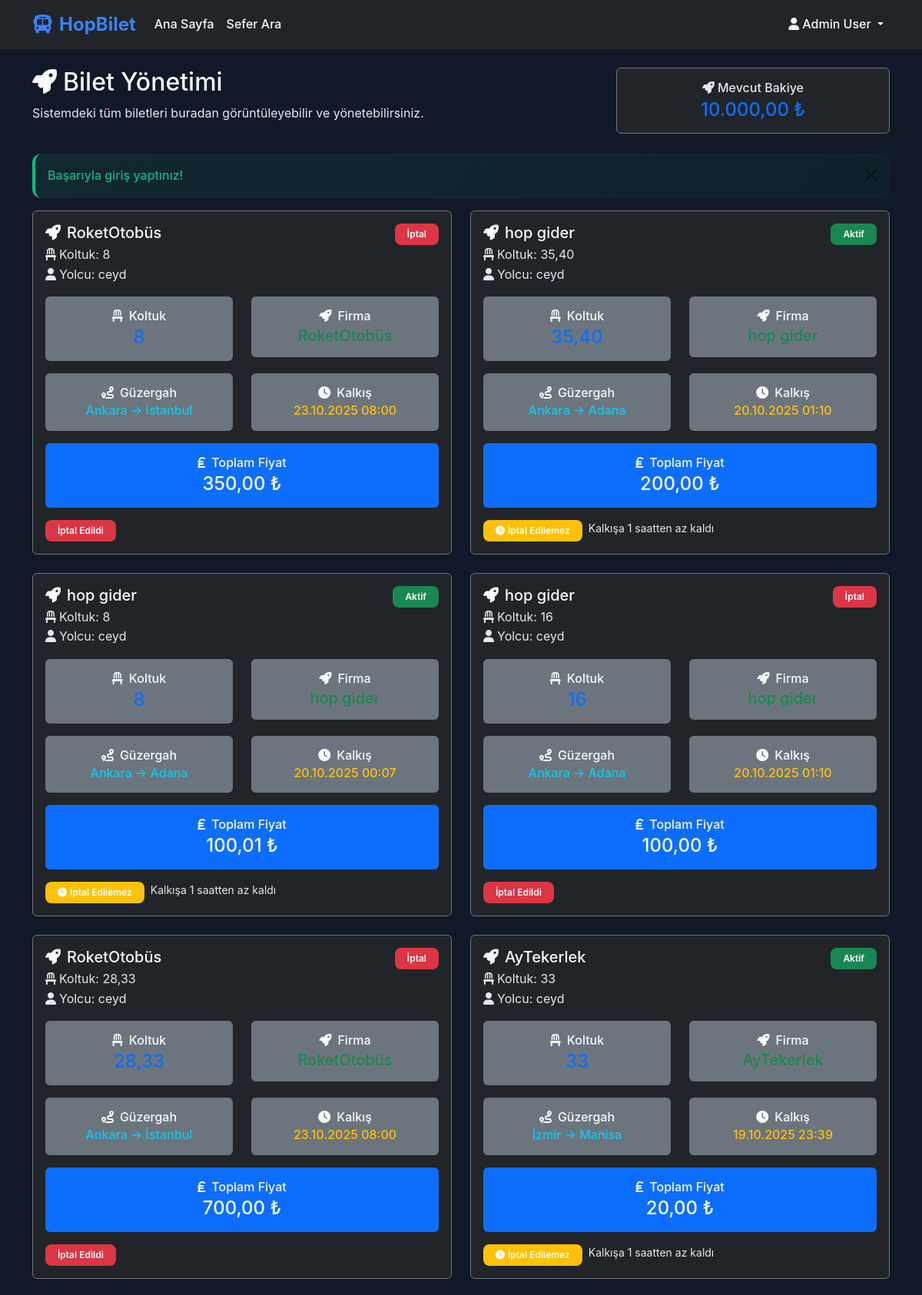
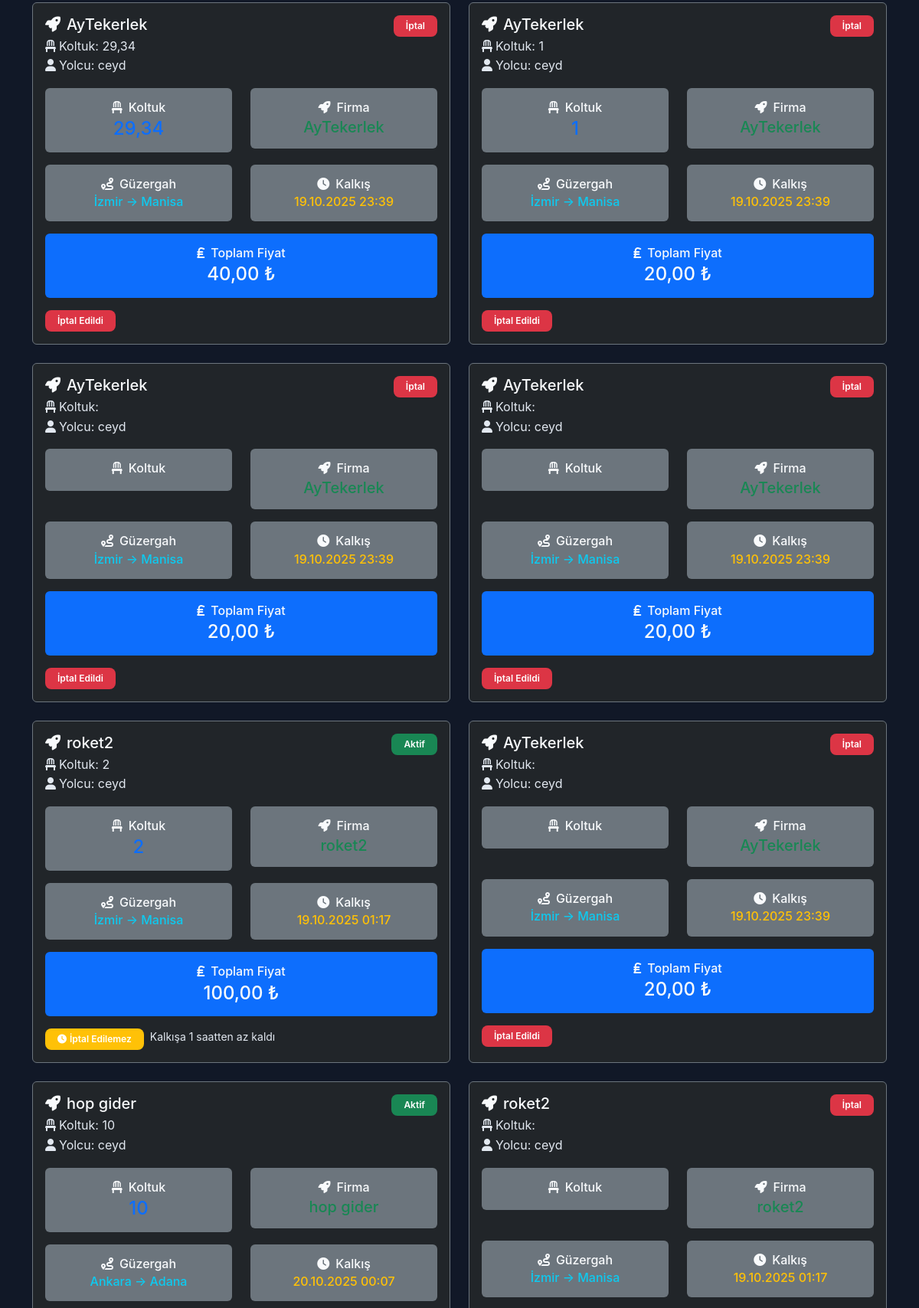
/tickets.php (signed in, upper part), run on the app's committed database (2 pictures, top to bottom).
### tables this page shows
CREATE TABLE tickets (
            id INTEGER PRIMARY KEY AUTOINCREMENT,
            trip_id INTEGER NOT NULL,
            user_id INTEGER NOT NULL,
            status TEXT DEFAULT 'active' CHECK(status IN ('active', 'cancelled', 'expired')),
            total_price DECIMAL(10,2) NOT NULL,
            created_at DATETIME DEFAULT CURRENT_TIMESTAMP,
            FOREIGN KEY (trip_id) REFERENCES trips(id),
            FOREIGN KEY (user_id) REFERENCES users(id)
        );

### tickets.php (the view, shortened to what this page needs)
<?php
require_once 'config/database.php';
require_once 'includes/functions.php';
if ($_SESSION['role'] === 'user') {
    $stmt = $pdo->prepare("
        SELECT t.*, tr.departure_city, tr.destination_city, tr.departure_time, tr.arrival_time,
               bc.name as company_name, GROUP_CONCAT(bs.seat_number) as seat_numbers,
               u.full_name as passenger_name, u.email as passenger_email
        FROM tickets t
        JOIN trips tr ON t.trip_id = tr.id
        JOIN bus_companies bc ON tr.company_id = bc.id
        LEFT JOIN booked_seats bs ON t.id = bs.ticket_id
        JOIN users u ON t.user_id = u.id
        WHERE t.user_id = ?
        GROUP BY t.id
        ORDER BY t.created_at DESC
    ");
    $stmt->execute([$_SESSION['user_id']]);
} else {
    $stmt = $pdo->prepare("
        SELECT t.*, tr.departure_city, tr.destination_city, tr.departure_time, tr.arrival_time,
               bc.name as company_name, GROUP_CONCAT(bs.seat_number) as seat_numbers,
               u.full_name as passenger_name, u.email as passenger_email
        FROM tickets t
        JOIN trips tr ON t.trip_id = tr.id
        JOIN bus_companies bc ON tr.company_id = bc.id
        LEFT JOIN booked_seats bs ON t.id = bs.ticket_id
        JOIN users u ON t.user_id = u.id
        GROUP BY t.id
        ORDER BY t.created_at DESC
    ");
    $stmt->execute();
}
$tickets = $stmt->fetchAll();
?>
<!DOCTYPE html>
<html lang="tr">
<head>
    <link href="https://cdn.jsdelivr.net/npm/bootstrap@5.3.0/dist/css/bootstrap.min.css" rel="stylesheet">
    <link href="https://cdnjs.cloudflare.com/ajax/libs/font-awesome/6.0.0/css/all.min.css" rel="stylesheet">
    <link href="assets/css/style.css" rel="stylesheet">
</head>
<body class="dark-theme">
    <nav class="navbar navbar-expand-lg navbar-dark bg-dark">
        <div class="container">
            <a class="navbar-brand fw-bold" href="index.php">
                <i class="fas fa-bus me-2"></i>HopBilet
            </a>
            <div class="collapse navbar-collapse" id="navbarNav">
                <ul class="navbar-nav me-auto">
                    <li class="nav-item">
                        <a class="nav-link" href="index.php">Ana Sayfa</a>
                    </li>
                    <li class="nav-item">
                        <a class="nav-link" href="search.php">Sefer Ara</a>
                    </li>
                </ul>
                <ul class="navbar-nav">
                    <li class="nav-item dropdown">
                        <a class="nav-link dropdown-toggle" href="#" role="button" data-bs-toggle="dropdown">
                            <i class="fas fa-user me-1"></i><?php echo htmlspecialchars($_SESSION['full_name']); ?>
                        </a>
                    </li>
                </ul>
            </div>
        </div>
    </nav>
    <div class="container mt-4">
        <div class="row mb-4">
            <div class="col-md-8">
                <h2 class="text-white">
                    <i class="fas fa-rocket me-2"></i>Bilet Yönetimi
                </h2>
                <p class="text-muted">
                    <?php if ($_SESSION['role'] === 'user'): ?>
                        Tüm biletlerinizi buradan görüntüleyebilir ve yönetebilirsiniz.
                    <?php elseif ($_SESSION['role'] === 'company'): ?>
                        Firmamızın tüm biletlerini buradan görüntüleyebilir ve yönetebilirsiniz.
                    <?php else: ?>
                        Sistemdeki tüm biletleri buradan görüntüleyebilir ve yönetebilirsiniz.
                    <?php endif; ?>
                </p>
            </div>
            <div class="col-md-4">
                <div class="card bg-dark border-secondary">
                    <div class="card-body text-center">
                        <h6 class="text-muted mb-1">
                            <i class="fas fa-rocket me-1"></i>Mevcut Bakiye
                        </h6>
                        <h4 class="text-primary mb-0"><?php echo formatPrice($_SESSION['balance']); ?></h4>
                    </div>
                </div>
            </div>
        </div>
        <?php if (empty($tickets)): ?>
            <div class="card bg-dark border-secondary">
                <div class="card-body text-center py-5">
                    <i class="fas fa-rocket fa-3x text-muted mb-3"></i>
                    <h5 class="text-white">
                        <?php if ($_SESSION['role'] === 'user'): ?>
                            Henüz Biletiniz Yok
                        <?php elseif ($_SESSION['role'] === 'company'): ?>
                            Henüz Bilet Satışı Yok
                        <?php else: ?>
                            Henüz Bilet Kaydı Yok
                        <?php endif; ?>
                    </h5>
                    <p class="text-muted">
                        <?php if ($_SESSION['role'] === 'user'): ?>
                            İlk biletinizi almak için sefer arayabilirsiniz.
                        <?php elseif ($_SESSION['role'] === 'company'): ?>
                            Müşterileriniz bilet aldığında burada görünecektir.
                        <?php else: ?>
                            Sistem kullanılmaya başlandığında biletler burada görünecektir.
                        <?php endif; ?>
                    </p>
                    <a href="search.php" class="btn btn-primary">
                        <i class="fas fa-search me-2"></i>Sefer Ara
                    </a>
                </div>
            </div>
        <?php else: ?>
            <div class="row">
                <?php foreach ($tickets as $ticket): ?>
                    <div class="col-lg-6 mb-4">
                        <div class="card bg-dark border-secondary h-100">
                            <div class="card-body">
                                <div class="d-flex justify-content-between align-items-start mb-3">
                                    <div>
                                        <h5 class="text-white mb-1">
                                            <i class="fas fa-rocket me-2"></i><?php echo h($ticket['company_name']); ?>
                                        </h5>
                                        <p class="text-muted mb-0">
                                            <i class="fas fa-chair me-1"></i>Koltuk: <?php echo h($ticket['seat_numbers']); ?>
                                        </p>
                                        <?php if ($_SESSION['role'] !== 'user'): ?>
                                            <p class="text-muted mb-0">
                                                <i class="fas fa-user me-1"></i>Yolcu: <?php echo h($ticket['passenger_name']); ?>
                                            </p>
                                        <?php endif; ?>
                                    </div>
                                    <div class="text-end">
                                        <?php
                                        $status_class = '';
                                        $status_text = '';
                                        switch ($ticket['status']) {
                                            case 'active':
                                                $status_class = 'bg-success';
                                                $status_text = 'Aktif';
                                                break;
                                            case 'cancelled':
                                                $status_class = 'bg-danger';
                                                $status_text = 'İptal';
                                                break;
                                        }
                                        ?>
                                        <span class="badge <?php echo $status_class; ?>"><?php echo $status_text; ?></span>
                                    </div>
                                </div>
                                <div class="row mb-3">
                                    <div class="col-6">
                                        <div class="p-3 bg-secondary rounded text-center">
                                            <h6 class="text-white mb-1">
                                                <i class="fas fa-chair me-2"></i>Koltuk
                                            </h6>
                                            <h4 class="text-primary mb-0"><?php echo h($ticket['seat_numbers']); ?></h4>
                                        </div>
                                    </div>
                                    <div class="col-6">
                                        <div class="p-3 bg-secondary rounded text-center">
                                            <h6 class="text-white mb-1">
                                                <i class="fas fa-rocket me-2"></i>Firma
                                            </h6>
                                            <h5 class="text-success mb-0"><?php echo h($ticket['company_name']); ?></h5>
                                        </div>
                                    </div>
                                </div>
                                <div class="row mb-3">
                                    <div class="col-6">
                                        <div class="p-3 bg-secondary rounded text-center">
                                            <h6 class="text-white mb-1">
                                                <i class="fas fa-route me-2"></i>Güzergah
                                            </h6>
                                            <h6 class="text-info mb-0"><?php echo h($ticket['departure_city']); ?> → <?php echo h($ticket['destination_city']); ?></h6>
                                        </div>
                                    </div>
                                    <div class="col-6">
                                        <div class="p-3 bg-secondary rounded text-center">
                                            <h6 class="text-white mb-1">
                                                <i class="fas fa-clock me-2"></i>Kalkış
                                            </h6>
                                            <h6 class="text-warning mb-0"><?php echo formatDate($ticket['departure_time'], 'd.m.Y H:i'); ?></h6>
                                        </div>
                                    </div>
                                </div>
                                <div class="row mb-3">
                                    <div class="col-12">
                                        <div class="p-3 bg-primary rounded text-center">
                                            <h6 class="text-white mb-1">
                                                <i class="fas fa-lira-sign me-2"></i>Toplam Fiyat
                                            </h6>
                                            <h4 class="text-white mb-0"><?php echo formatPrice($ticket['total_price']); ?></h4>
                                        </div>
                                    </div>
                                </div>
                                <div class="d-flex gap-2 flex-wrap">
                                    <?php if ($ticket['status'] == 'active'): ?>
                                        <?php if (canCancelTicket($ticket['departure_time'])): ?>
                                            <button type="button"
                                                    class="btn btn-danger btn-sm"
                                                    data-bs-toggle="modal"
                                                    data-bs-target="#cancelModal"
                                                    data-ticket='<?php echo htmlspecialchars(json_encode([
                                                        'id' => $ticket['id'],
                                                        'departure' => $ticket['departure_city'],
                                                        'destination' => $ticket['destination_city'],
                                                        'date' => formatDate($ticket['departure_time'])
                                                    ]), ENT_QUOTES); ?>'>
                                                <i class="fas fa-times me-1"></i>İptal Et
                                            </button>
                                        <?php else: ?>
                                            <span class="badge bg-warning">
                                                <i class="fas fa-clock me-1"></i>İptal Edilemez
                                            </span>
                                            <small class="d-block text-muted">Kalkışa 1 saatten az kaldı</small>
                                        <?php endif; ?>
                                    <?php else: ?>
                                        <span class="badge bg-danger">İptal Edildi</span>
                                    <?php endif; ?>
                                </div>
                            </div>
                        </div>
                    </div>
                <?php endforeach; ?>
            </div>
        <?php endif; ?>
    </div>
</body>
</html>

### assets/css/style.css (style rules this page uses)
:root { --primary-color: #3b82f6; --primary-dark: #2563eb; --secondary-color: #8b5cf6; --accent-color: #06b6d4; --success-color: #10b981; --warning-color: #f59e0b; --danger-color: #ef4444; --dark-bg: #111827; --dark-surface: #1f2937; --dark-card: #374151; --dark-text: #ffffff; --dark-muted: #cbd5e1; --border-color: #4b5563; --text-high-contrast: #f8fafc; --text-medium: #e2e8f0; }
* { margin: 0; padding: 0; box-sizing: border-box; }
body { font-family: 'Inter', -apple-system, BlinkMacSystemFont, 'Segoe UI', Roboto, sans-serif; background-color: var(--dark-bg); color: var(--dark-text); line-height: 1.6; }
.dark-theme { background-color: var(--dark-bg); color: var(--dark-text); }
.navbar-brand { font-size: 1.5rem; font-weight: 700; color: var(--primary-color) !important; }
.navbar-dark .navbar-nav .nav-link { color: var(--dark-text) !important; font-weight: 500; transition: color 0.3s ease; }
.text-white { color: var(--text-high-contrast) !important; }
.text-muted { color: var(--text-medium) !important; }
.card .text-white { color: var(--text-high-contrast) !important; }
.card .text-muted { color: var(--text-medium) !important; }
h1, h2, h3, h4, h5, h6 { color: var(--text-high-contrast) !important; }
.navbar-dark .navbar-nav .nav-link { color: var(--text-high-contrast) !important; font-weight: 500; transition: color 0.3s ease; }
.badge { font-weight: 600; padding: 0.5rem 1rem; border-radius: 0.5rem; }

### data on the page
tickets: company_name "RoketOtobüs", seat_numbers "8", passenger_name "ceyd", status "İptal", departure_city "Ankara", destination_city "İstanbul", departure_time "23.10.2025 08:00", total_price "350,00 ₺", shows "İptal Edildi"
tickets: company_name "hop gider", seat_numbers "35,40", passenger_name "ceyd", status "Aktif", departure_city "Ankara", destination_city "Adana", departure_time "20.10.2025 01:10", total_price "200,00 ₺", shows "İptal Edilemez"
tickets: company_name "hop gider", seat_numbers "8", passenger_name "ceyd", status "Aktif", departure_city "Ankara", destination_city "Adana", departure_time "20.10.2025 00:07", total_price "100,01 ₺", shows "İptal Edilemez"
tickets: company_name "hop gider", seat_numbers "16", passenger_name "ceyd", status "İptal", departure_city "Ankara", destination_city "Adana", departure_time "20.10.2025 01:10", total_price "100,00 ₺", shows "İptal Edildi"
tickets: company_name "RoketOtobüs", seat_numbers "28,33", passenger_name "ceyd", status "İptal", departure_city "Ankara", destination_city "İstanbul", departure_time "23.10.2025 08:00", total_price "700,00 ₺", shows "İptal Edildi"
tickets: company_name "AyTekerlek", seat_numbers "33", passenger_name "ceyd", status "Aktif", departure_city "İzmir", destination_city "Manisa", departure_time "19.10.2025 23:39", total_price "20,00 ₺", shows "İptal Edilemez"
tickets: company_name "AyTekerlek", seat_numbers "29,34", passenger_name "ceyd", status "İptal", departure_city "İzmir", destination_city "Manisa", departure_time "19.10.2025 23:39", total_price "40,00 ₺", shows "İptal Edildi"
tickets: company_name "AyTekerlek", seat_numbers "1", passenger_name "ceyd", status "İptal", departure_city "İzmir", destination_city "Manisa", departure_time "19.10.2025 23:39", total_price "20,00 ₺", shows "İptal Edildi"
tickets: company_name "AyTekerlek", passenger_name "ceyd", status "İptal", departure_city "İzmir", destination_city "Manisa", departure_time "19.10.2025 23:39", total_price "20,00 ₺", shows "İptal Edildi"
tickets: company_name "AyTekerlek", passenger_name "ceyd", status "İptal", departure_city "İzmir", destination_city "Manisa", departure_time "19.10.2025 23:39", total_price "20,00 ₺", shows "İptal Edildi"
tickets: company_name "roket2", seat_numbers "2", passenger_name "ceyd", status "Aktif", departure_city "İzmir", destination_city "Manisa", departure_time "19.10.2025 01:17", total_price "100,00 ₺", shows "İptal Edilemez"
tickets: company_name "AyTekerlek", passenger_name "ceyd", status "İptal", departure_city "İzmir", destination_city "Manisa", departure_time "19.10.2025 23:39", total_price "20,00 ₺", shows "İptal Edildi"
tickets: company_name "hop gider", seat_numbers "10", passenger_name "ceyd", status "Aktif", departure_city "Ankara", destination_city "Adana", departure_time "20.10.2025 00:07"
tickets: company_name "roket2", passenger_name "ceyd", status "İptal", departure_city "İzmir", destination_city "Manisa", departure_time "19.10.2025 01:17"

### other printed values
$_SESSION['full_name'] "Admin User"
formatPrice($_SESSION['balance']) "10.000,00 ₺"
$_SESSION['success_message'] "Başarıyla giriş yaptınız!"
